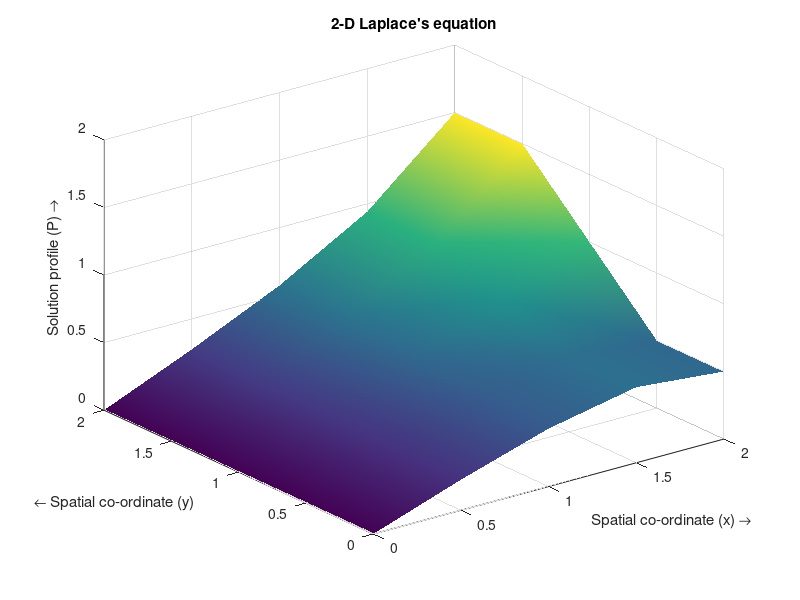

The MATLAB script that drew this image:
% Solving the 2-D Laplace's equation by the Finite Difference
% ...Method 
% Numerical scheme used is an implicit second order central difference
% ...in space(5-point difference)
clc; close all; clear all
%%
%Specifying parameters
nx=5;                          %Number of steps in space(x)
ny=5;                          %Number of steps in space(y)       
dx=2/(nx-1);                     %Width of space step(x)
dy=2/(ny-1);                     %Width of space step(y)
x=0:dx:2;                        %Range of x(0,2) and specifying the grid points
y=0:dy:2;                        %Range of y(0,2) and specifying the grid points
UW=0;                            %x=0 Dirichlet B.C 
UE=y;                            %x=L Dirichlet B.C 
US=0;                            %y=0 Dirichlet B.C 
UN=0;                            %y=L Dirichlet B.C 
UnW=0;                           %x=0 Neumann B.C (du/dn=UnW)
UnE=0;                           %x=L Neumann B.C (du/dn=UnE)
UnS=0;                           %y=0 Neumann B.C (du/dn=UnS)
UnN=0;                           %y=L Neumann B.C (du/dn=UnN)
u=zeros(nx,ny);                  %Pre-allocating u

%%
%B.C vector
bc=zeros(nx-2,ny-2);
bc(1,:)=UW/dx^2; bc(nx-2,:)=UE(2:ny-1)/dx^2;  %Dirichlet B.Cs
%bc(:,1)=US/dy^2; bc(:,ny-2)=UN/dy^2;  %Dirichlet B.Cs
%bc(1,:)=-UnW/dx; bc(nx-2,:)=UnE/dx;  %Neumann B.Cs
bc(:,1)=-UnS/dy; bc(:,ny-2)=UnN/dy;  %Neumann B.Cs
%B.Cs at the corners:
bc(1,1)=UW/dx^2-UnS/dy; bc(nx-2,1)=UE(2)/dx^2-UnS/dy;
bc(1,ny-2)=UW/dx^2+UnN/dy; bc(nx-2,ny-2)=UE(ny-1)/dx^2+UnN/dy;

%Calculating the coefficient matrix for the implicit scheme
Ex=sparse(2:nx-2,1:nx-3,1,nx-2,nx-2);
Ax=Ex+Ex'-2*speye(nx-2);        %Dirichlet B.Cs
%Ax(1,1)=-1; Ax(nx-2,nx-2)=-1;  %Neumann B.Cs
Ey=sparse(2:ny-2,1:ny-3,1,ny-2,ny-2);
Ay=Ey+Ey'-2*speye(ny-2);        %Dirichlet B.Cs
Ay(1,1)=-1; Ay(ny-2,ny-2)=-1;  %Neumann B.Cs
Ay
A=kron(Ay/dy^2,speye(nx-2))+kron(speye(ny-2),Ax/dx^2);
full(A*dx^2)
%%
S=zeros(nx-2,ny-2);             %Source term
S=reshape(S-bc,[],1);
S=A\S;
S=reshape(S,nx-2,ny-2);
u(2:nx-1,2:ny-1)=S;
%Boundary conditions
%Dirichlet:
u(1,:)=UW;
u(nx,:)=UE;
%u(:,1)=US;
%u(:,ny)=UN;
%Neumann:
%u(1,:)=u(2,:)-UnW*dx;
%u(nx,:)=u(nx-1,:)+UnE*dx;
u(:,1)=u(:,2)-UnS*dy;
u(:,ny)=u(:,ny-1)+UnN*dy;

%%
%Plotting the solution
surf(x,y,u','EdgeColor','none');
shading interp
title('2-D Laplace''s equation')
xlabel('Spatial co-ordinate (x) \rightarrow')
ylabel('{\leftarrow} Spatial co-ordinate (y)')
zlabel('Solution profile (P) \rightarrow')